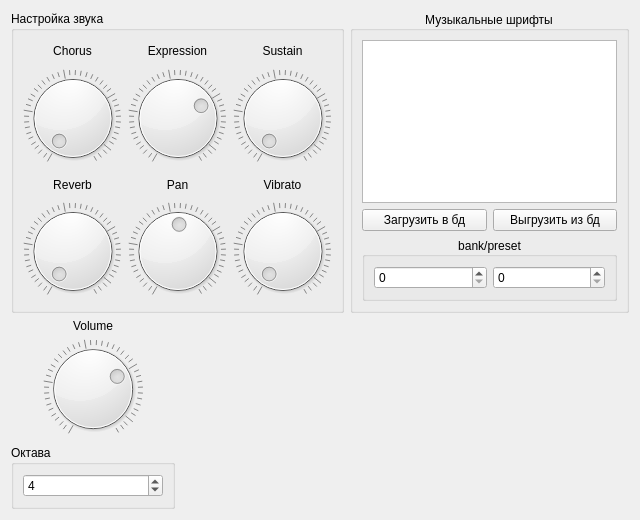
<?xml version="1.0" encoding="UTF-8"?>
<ui version="4.0">
 <class>Sample_synth</class>
 <widget class="QWidget" name="Sample_synth">
  <property name="windowModality">
   <enum>Qt::NonModal</enum>
  </property>
  <property name="geometry">
   <rect>
    <x>0</x>
    <y>0</y>
    <width>640</width>
    <height>520</height>
   </rect>
  </property>
  <property name="sizePolicy">
   <sizepolicy hsizetype="Fixed" vsizetype="Fixed">
    <horstretch>0</horstretch>
    <verstretch>0</verstretch>
   </sizepolicy>
  </property>
  <property name="windowTitle">
   <string>Семплированный синтезатор</string>
  </property>
  <layout class="QGridLayout" name="gridLayout_2">
   <item row="0" column="0" colspan="2">
    <widget class="QGroupBox" name="crutilki">
     <property name="sizePolicy">
      <sizepolicy hsizetype="Preferred" vsizetype="Preferred">
       <horstretch>0</horstretch>
       <verstretch>0</verstretch>
      </sizepolicy>
     </property>
     <property name="title">
      <string>Настройка звука</string>
     </property>
     <layout class="QVBoxLayout" name="verticalLayout_2">
      <item>
       <layout class="QHBoxLayout" name="horizontalLayout_4">
        <item>
         <layout class="QVBoxLayout" name="verticalLayout_9">
          <item>
           <widget class="QLabel" name="label_9">
            <property name="font">
             <font>
              <family>MS Shell Dlg 2</family>
              <pointsize>9</pointsize>
              <weight>50</weight>
              <bold>false</bold>
             </font>
            </property>
            <property name="layoutDirection">
             <enum>Qt::LeftToRight</enum>
            </property>
            <property name="frameShape">
             <enum>QFrame::NoFrame</enum>
            </property>
            <property name="text">
             <string>Chorus</string>
            </property>
            <property name="alignment">
             <set>Qt::AlignCenter</set>
            </property>
           </widget>
          </item>
          <item>
           <widget class="QDial" name="chorus_dial">
            <property name="maximum">
             <number>127</number>
            </property>
            <property name="wrapping">
             <bool>false</bool>
            </property>
            <property name="notchTarget">
             <double>2.700000000000000</double>
            </property>
            <property name="notchesVisible">
             <bool>true</bool>
            </property>
           </widget>
          </item>
         </layout>
        </item>
        <item>
         <layout class="QVBoxLayout" name="verticalLayout_6">
          <item>
           <widget class="QLabel" name="label_6">
            <property name="font">
             <font>
              <family>MS Shell Dlg 2</family>
              <pointsize>9</pointsize>
              <weight>50</weight>
              <bold>false</bold>
             </font>
            </property>
            <property name="layoutDirection">
             <enum>Qt::LeftToRight</enum>
            </property>
            <property name="frameShape">
             <enum>QFrame::NoFrame</enum>
            </property>
            <property name="text">
             <string>Expression</string>
            </property>
            <property name="alignment">
             <set>Qt::AlignCenter</set>
            </property>
           </widget>
          </item>
          <item>
           <widget class="QDial" name="expression_dial">
            <property name="maximum">
             <number>127</number>
            </property>
            <property name="value">
             <number>90</number>
            </property>
            <property name="wrapping">
             <bool>false</bool>
            </property>
            <property name="notchTarget">
             <double>2.700000000000000</double>
            </property>
            <property name="notchesVisible">
             <bool>true</bool>
            </property>
           </widget>
          </item>
         </layout>
        </item>
        <item>
         <layout class="QVBoxLayout" name="verticalLayout_7">
          <item>
           <widget class="QLabel" name="label_7">
            <property name="font">
             <font>
              <family>MS Shell Dlg 2</family>
              <pointsize>9</pointsize>
              <weight>50</weight>
              <bold>false</bold>
             </font>
            </property>
            <property name="layoutDirection">
             <enum>Qt::LeftToRight</enum>
            </property>
            <property name="frameShape">
             <enum>QFrame::NoFrame</enum>
            </property>
            <property name="text">
             <string>Sustain</string>
            </property>
            <property name="alignment">
             <set>Qt::AlignCenter</set>
            </property>
           </widget>
          </item>
          <item>
           <widget class="QDial" name="sustain_dial">
            <property name="maximum">
             <number>127</number>
            </property>
            <property name="wrapping">
             <bool>false</bool>
            </property>
            <property name="notchTarget">
             <double>2.700000000000000</double>
            </property>
            <property name="notchesVisible">
             <bool>true</bool>
            </property>
           </widget>
          </item>
         </layout>
        </item>
       </layout>
      </item>
      <item>
       <layout class="QHBoxLayout" name="horizontalLayout_2">
        <item>
         <layout class="QVBoxLayout" name="verticalLayout">
          <item>
           <widget class="QLabel" name="label_1">
            <property name="font">
             <font>
              <family>MS Shell Dlg 2</family>
              <pointsize>9</pointsize>
              <weight>50</weight>
              <bold>false</bold>
             </font>
            </property>
            <property name="layoutDirection">
             <enum>Qt::LeftToRight</enum>
            </property>
            <property name="frameShape">
             <enum>QFrame::NoFrame</enum>
            </property>
            <property name="text">
             <string>Reverb</string>
            </property>
            <property name="alignment">
             <set>Qt::AlignCenter</set>
            </property>
           </widget>
          </item>
          <item>
           <widget class="QDial" name="reverb_dial">
            <property name="maximum">
             <number>127</number>
            </property>
            <property name="wrapping">
             <bool>false</bool>
            </property>
            <property name="notchTarget">
             <double>2.700000000000000</double>
            </property>
            <property name="notchesVisible">
             <bool>true</bool>
            </property>
           </widget>
          </item>
         </layout>
        </item>
        <item>
         <layout class="QVBoxLayout" name="verticalLayout_5">
          <item>
           <widget class="QLabel" name="label_5">
            <property name="font">
             <font>
              <family>MS Shell Dlg 2</family>
              <pointsize>9</pointsize>
              <weight>50</weight>
              <bold>false</bold>
             </font>
            </property>
            <property name="layoutDirection">
             <enum>Qt::LeftToRight</enum>
            </property>
            <property name="frameShape">
             <enum>QFrame::NoFrame</enum>
            </property>
            <property name="text">
             <string>Pan</string>
            </property>
            <property name="alignment">
             <set>Qt::AlignCenter</set>
            </property>
           </widget>
          </item>
          <item>
           <widget class="QDial" name="pan_dial">
            <property name="maximum">
             <number>127</number>
            </property>
            <property name="singleStep">
             <number>1</number>
            </property>
            <property name="value">
             <number>65</number>
            </property>
            <property name="wrapping">
             <bool>false</bool>
            </property>
            <property name="notchTarget">
             <double>2.700000000000000</double>
            </property>
            <property name="notchesVisible">
             <bool>true</bool>
            </property>
           </widget>
          </item>
         </layout>
        </item>
        <item>
         <layout class="QVBoxLayout" name="verticalLayout_4">
          <item>
           <widget class="QLabel" name="label_4">
            <property name="font">
             <font>
              <family>MS Shell Dlg 2</family>
              <pointsize>9</pointsize>
              <weight>50</weight>
              <bold>false</bold>
             </font>
            </property>
            <property name="layoutDirection">
             <enum>Qt::LeftToRight</enum>
            </property>
            <property name="frameShape">
             <enum>QFrame::NoFrame</enum>
            </property>
            <property name="text">
             <string>Vibrato</string>
            </property>
            <property name="alignment">
             <set>Qt::AlignCenter</set>
            </property>
           </widget>
          </item>
          <item>
           <widget class="QDial" name="vibrato_dial">
            <property name="maximum">
             <number>127</number>
            </property>
            <property name="wrapping">
             <bool>false</bool>
            </property>
            <property name="notchTarget">
             <double>2.700000000000000</double>
            </property>
            <property name="notchesVisible">
             <bool>true</bool>
            </property>
           </widget>
          </item>
         </layout>
        </item>
       </layout>
      </item>
     </layout>
    </widget>
   </item>
   <item row="0" column="2">
    <widget class="QGroupBox" name="groupBox">
     <property name="title">
      <string>Музыкальные шрифты</string>
     </property>
     <property name="alignment">
      <set>Qt::AlignCenter</set>
     </property>
     <layout class="QGridLayout" name="gridLayout_4">
      <item row="2" column="0">
       <layout class="QHBoxLayout" name="horizontalLayout_3">
        <item>
         <widget class="QPushButton" name="add_to_db">
          <property name="text">
           <string>Загрузить в бд</string>
          </property>
         </widget>
        </item>
        <item>
         <widget class="QPushButton" name="delete_from_db">
          <property name="text">
           <string>Выгрузить из бд</string>
          </property>
         </widget>
        </item>
       </layout>
      </item>
      <item row="0" column="0">
       <widget class="QListWidget" name="fonts_list"/>
      </item>
      <item row="3" column="0">
       <widget class="QGroupBox" name="groupBox_3">
        <property name="title">
         <string>bank/preset</string>
        </property>
        <property name="alignment">
         <set>Qt::AlignCenter</set>
        </property>
        <layout class="QGridLayout" name="gridLayout">
         <item row="0" column="0">
          <widget class="QSpinBox" name="bank_spinbox"/>
         </item>
         <item row="0" column="1">
          <widget class="QSpinBox" name="preset_spinbox"/>
         </item>
        </layout>
       </widget>
      </item>
     </layout>
    </widget>
   </item>
   <item row="1" column="2">
    <layout class="QVBoxLayout" name="verticalLayout_10">
     <item>
      <layout class="QHBoxLayout" name="last4notes_layout">
       <property name="spacing">
        <number>0</number>
       </property>
       <property name="sizeConstraint">
        <enum>QLayout::SetDefaultConstraint</enum>
       </property>
      </layout>
     </item>
    </layout>
   </item>
   <item row="1" column="0">
    <layout class="QVBoxLayout" name="verticalLayout_8">
     <item>
      <widget class="QLabel" name="label_8">
       <property name="sizePolicy">
        <sizepolicy hsizetype="Minimum" vsizetype="Minimum">
         <horstretch>0</horstretch>
         <verstretch>0</verstretch>
        </sizepolicy>
       </property>
       <property name="font">
        <font>
         <family>MS Shell Dlg 2</family>
         <pointsize>9</pointsize>
         <weight>50</weight>
         <bold>false</bold>
        </font>
       </property>
       <property name="layoutDirection">
        <enum>Qt::LeftToRight</enum>
       </property>
       <property name="frameShape">
        <enum>QFrame::NoFrame</enum>
       </property>
       <property name="text">
        <string>Volume</string>
       </property>
       <property name="alignment">
        <set>Qt::AlignCenter</set>
       </property>
      </widget>
     </item>
     <item>
      <widget class="QDial" name="volume_dial">
       <property name="sizePolicy">
        <sizepolicy hsizetype="Minimum" vsizetype="Minimum">
         <horstretch>0</horstretch>
         <verstretch>0</verstretch>
        </sizepolicy>
       </property>
       <property name="maximum">
        <number>127</number>
       </property>
       <property name="value">
        <number>90</number>
       </property>
       <property name="wrapping">
        <bool>false</bool>
       </property>
       <property name="notchTarget">
        <double>2.700000000000000</double>
       </property>
       <property name="notchesVisible">
        <bool>true</bool>
       </property>
      </widget>
     </item>
     <item>
      <widget class="QGroupBox" name="groupBox_2">
       <property name="title">
        <string>Октава</string>
       </property>
       <property name="flat">
        <bool>false</bool>
       </property>
       <property name="checkable">
        <bool>false</bool>
       </property>
       <layout class="QGridLayout" name="gridLayout_3">
        <item row="0" column="0">
         <widget class="QSpinBox" name="octave_spin_box">
          <property name="minimum">
           <number>1</number>
          </property>
          <property name="maximum">
           <number>8</number>
          </property>
          <property name="value">
           <number>4</number>
          </property>
         </widget>
        </item>
       </layout>
      </widget>
     </item>
    </layout>
   </item>
   <item row="1" column="1">
    <layout class="QVBoxLayout" name="verticalLayout_3">
     <item>
      <layout class="QHBoxLayout" name="fitrst3noteslayout">
       <property name="spacing">
        <number>0</number>
       </property>
       <property name="sizeConstraint">
        <enum>QLayout::SetDefaultConstraint</enum>
       </property>
      </layout>
     </item>
    </layout>
   </item>
  </layout>
 </widget>
 <resources/>
 <connections/>
</ui>
